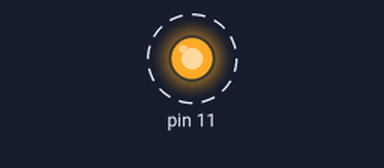
Simulated run of this program. Board: Raspberry Pi (header pin numbers). Shown: output pins drawn as LEDs (lit = HIGH). Dashed ring = blinking. What the program prints to the terminal is not drawn. At 6.0 s the program stops and its outputs stay as they are.

Above: at 0.5 s.
Timing chart, 0 to 4.6 s (numbered marks = the images above):
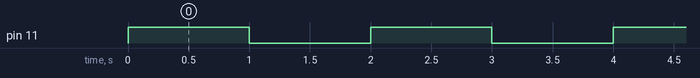

The program:

light.py
```python
import RPi.GPIO as IO            # calling header file for GPIO’s of PI
import time
import sys
# Takes first name and last name via command
# line arguments and then display them
print("Output from Python")# calling for time to provide delays in program

IO.setmode (IO.BOARD)       # programming the GPIO by BOARD pin numbers, GPIO21 is called as PIN40
IO.setup(11,IO.OUT)             # initialize digital pin40 as an output.
IO.output(11,1)                      # turn the LED on (making the voltage level HIGH)
time.sleep(1)                         # sleep for a second
IO.cleanup()                         # turn the LED off (making all the output pins LOW)
time.sleep(1)                        #sleep for a second

#loop is executed second time
IO.setmode (IO.BOARD)
IO.setup(11,IO.OUT)
IO.output(11,1)
time.sleep(1)
IO.cleanup()
time.sleep(1)

#loop is executed third time
IO.setmode (IO.BOARD)
IO.setup(11,IO.OUT)
IO.output(11,1)
time.sleep(1)
IO.cleanup()
time.sleep(1)
```

Measured:
- by itself, pin 11: alternates HIGH for 1.0 s and LOW for 1.0 s, 6 changes in all, then stays LOW
